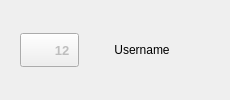
<?xml version="1.0" encoding="UTF-8"?>
<ui version="4.0">
 <class>SocialUserAreaView</class>
 <widget class="QWidget" name="SocialUserAreaView">
  <layout class="QHBoxLayout" name="horizontalLayout" stretch="1,0,0,0,0">
   <property name="spacing">
    <number>8</number>
   </property>
   <property name="leftMargin">
    <number>0</number>
   </property>
   <property name="topMargin">
    <number>0</number>
   </property>
   <property name="rightMargin">
    <number>10</number>
   </property>
   <property name="bottomMargin">
    <number>0</number>
   </property>
   <item>
    <spacer name="horizontalSpacer">
     <property name="orientation">
      <enum>Qt::Horizontal</enum>
     </property>
     <property name="sizeHint" stdset="0">
      <size>
       <width>20</width>
       <height>20</height>
      </size>
     </property>
    </spacer>
   </item>
   <item>
    <widget class="QWidget" name="friendsButtonWidget" native="true">
     <property name="sizePolicy">
      <sizepolicy hsizetype="Fixed" vsizetype="Fixed">
       <horstretch>0</horstretch>
       <verstretch>0</verstretch>
      </sizepolicy>
     </property>
     <property name="minimumSize">
      <size>
       <width>59</width>
       <height>34</height>
      </size>
     </property>
     <property name="maximumSize">
      <size>
       <width>59</width>
       <height>34</height>
      </size>
     </property>
     <widget class="QLabel" name="lblFriendCountBadge">
      <property name="enabled">
       <bool>false</bool>
      </property>
      <property name="geometry">
       <rect>
        <x>34</x>
        <y>10</y>
        <width>16</width>
        <height>14</height>
       </rect>
      </property>
      <property name="sizePolicy">
       <sizepolicy hsizetype="Preferred" vsizetype="Fixed">
        <horstretch>0</horstretch>
        <verstretch>0</verstretch>
       </sizepolicy>
      </property>
      <property name="minimumSize">
       <size>
        <width>8</width>
        <height>14</height>
       </size>
      </property>
      <property name="maximumSize">
       <size>
        <width>16777215</width>
        <height>14</height>
       </size>
      </property>
      <property name="font">
       <font>
        <family>Arial</family>
        <pointsize>10</pointsize>
        <weight>75</weight>
        <bold>true</bold>
       </font>
      </property>
      <property name="text">
       <string>12</string>
      </property>
      <property name="alignment">
       <set>Qt::AlignCenter</set>
      </property>
      <property name="indent">
       <number>-1</number>
      </property>
      <property name="textInteractionFlags">
       <set>Qt::NoTextInteraction</set>
      </property>
     </widget>
     <widget class="QPushButton" name="btnShowFriends">
      <property name="geometry">
       <rect>
        <x>0</x>
        <y>0</y>
        <width>59</width>
        <height>34</height>
       </rect>
      </property>
      <property name="sizePolicy">
       <sizepolicy hsizetype="Fixed" vsizetype="Fixed">
        <horstretch>0</horstretch>
        <verstretch>0</verstretch>
       </sizepolicy>
      </property>
      <property name="minimumSize">
       <size>
        <width>59</width>
        <height>34</height>
       </size>
      </property>
      <property name="maximumSize">
       <size>
        <width>59</width>
        <height>34</height>
       </size>
      </property>
      <property name="toolTip">
       <string>ebisu_client_show_friends_list</string>
      </property>
      <property name="text">
       <string/>
      </property>
     </widget>
     <zorder>btnShowFriends</zorder>
     <zorder>lblFriendCountBadge</zorder>
    </widget>
   </item>
   <item>
    <spacer name="horizontalSpacer_2">
     <property name="orientation">
      <enum>Qt::Horizontal</enum>
     </property>
     <property name="sizeType">
      <enum>QSizePolicy::Fixed</enum>
     </property>
     <property name="sizeHint" stdset="0">
      <size>
       <width>15</width>
       <height>20</height>
      </size>
     </property>
    </spacer>
   </item>
   <item>
    <widget class="QWidget" name="userInfo">
    <layout class="QVBoxLayout" name="userInfoLayout">
     <property name="spacing">
      <number>0</number>
     </property>
     <property name="margin">
      <number>0</number>
     </property>
     <item>
      <widget class="QPushButton" name="lblMeName">
       <property name="sizePolicy">
        <sizepolicy hsizetype="Minimum" vsizetype="Minimum">
         <horstretch>0</horstretch>
         <verstretch>0</verstretch>
        </sizepolicy>
       </property>
       <property name="text">
        <string>Username</string>
       </property>
       <property name="flat">
        <bool>true</bool>
       </property>
      </widget>
     </item>
    </layout>
	</widget>
   </item>
   <item>
    <widget class="QPushButton" name="btnMeAvatar">
     <property name="sizePolicy">
      <sizepolicy hsizetype="Fixed" vsizetype="Fixed">
       <horstretch>0</horstretch>
       <verstretch>0</verstretch>
      </sizepolicy>
     </property>
     <property name="minimumSize">
      <size>
       <width>30</width>
       <height>30</height>
      </size>
     </property>
     <property name="maximumSize">
      <size>
       <width>30</width>
       <height>30</height>
      </size>
     </property>
	 <property name="flat">
      <bool>true</bool>
     </property>
     <property name="iconSize">
      <size>
       <width>28</width>
       <height>28</height>
      </size>
     </property>
    </widget>
   </item>
  </layout>
 </widget>
 <resources/>
 <connections/>
</ui>
